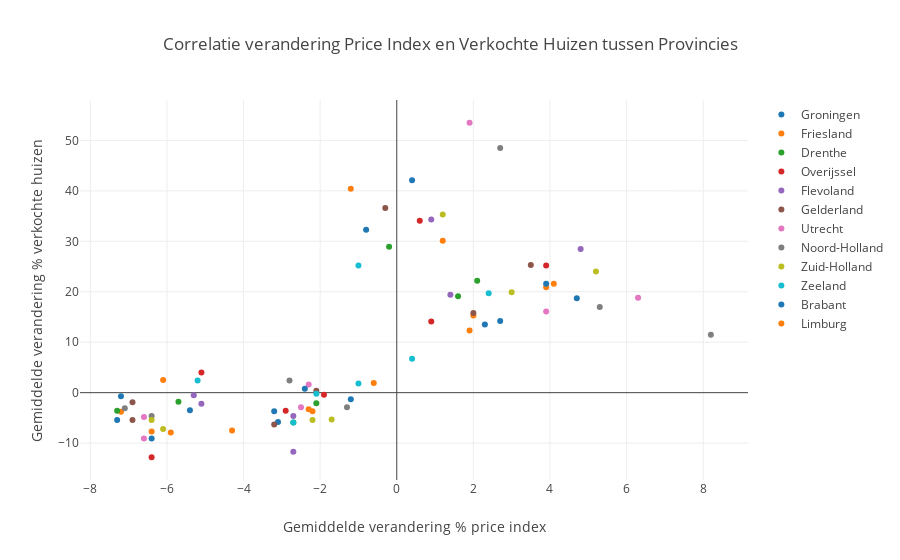

Source (notebook cell):
### Markdown cell above
Er kan nu een scatterplot worden gemaakt waarbij het verband wordt geanalyseerd tussen de verandering in huizen prijzen en de verandering in aantal verkochte huizen per provincie per jaar, om de correlatie te vinden tussen deze 2 variabelen. Hieruit blijkt een duidelijk verband te bestaan tussen de price index en het aantal verkochte huizen per provincie wanneer de data over alle jaren meegenomen wordt. De correlatie tussen deze 2 variabelen blijkt in dit geval 0.70.

### Code cell
# Scatter plot verandering Price Index tegenover verandering verkochte huizen per provincie

traceGR = go.Scatter(
    x = df_clean_years[df_clean_years['region'] == 'Groningen (PV)']['change%_price_year'],
    y = df_clean_years[df_clean_years['region'] == 'Groningen (PV)']['change%_sold_year'],
    mode = 'markers',
    name = 'Groningen'
)

traceFr = go.Scatter(
    x = df_clean_years[df_clean_years['region'] == 'Friesland (PV)']['change%_price_year'],
    y = df_clean_years[df_clean_years['region'] == 'Friesland (PV)']['change%_sold_year'],
    mode = 'markers',
    name = 'Friesland'
)

traceDre = go.Scatter(
    x = df_clean_years[df_clean_years['region'] == 'Drenthe (PV)']['change%_price_year'],
    y = df_clean_years[df_clean_years['region'] == 'Drenthe (PV)']['change%_sold_year'],
    mode = 'markers',
    name = 'Drenthe'
)

traceOver = go.Scatter(
    x = df_clean_years[df_clean_years['region'] == 'Overijssel (PV)']['change%_price_year'],
    y = df_clean_years[df_clean_years['region'] == 'Overijssel (PV)']['change%_sold_year'],
    mode = 'markers',
    name = 'Overijssel'
)

traceFL = go.Scatter(
    x = df_clean_years[df_clean_years['region'] == 'Flevoland (PV)']['change%_price_year'],
    y = df_clean_years[df_clean_years['region'] == 'Flevoland (PV)']['change%_sold_year'],
    mode = 'markers',
    name = 'Flevoland'
)

traceGL = go.Scatter(
    x = df_clean_years[df_clean_years['region'] == 'Gelderland (PV)']['change%_price_year'],
    y = df_clean_years[df_clean_years['region'] == 'Gelderland (PV)']['change%_sold_year'],
    mode = 'markers',
    name = 'Gelderland'
)

traceUtr = go.Scatter(
    x = df_clean_years[df_clean_years['region'] == 'Utrecht (PV)']['change%_price_year'],
    y = df_clean_years[df_clean_years['region'] == 'Utrecht (PV)']['change%_sold_year'],
    mode = 'markers',
    name = 'Utrecht'
)

traceNH = go.Scatter(
    x = df_clean_years[df_clean_years['region'] == 'Noord-Holland (PV)']['change%_price_year'],
    y = df_clean_years[df_clean_years['region'] == 'Noord-Holland (PV)']['change%_sold_year'],
    mode = 'markers',
    name = 'Noord-Holland'
)

traceZH = go.Scatter(
    x = df_clean_years[df_clean_years['region'] == 'Zuid-Holland (PV)']['change%_price_year'],
    y = df_clean_years[df_clean_years['region'] == 'Zuid-Holland (PV)']['change%_sold_year'],
    mode = 'markers',
    name = 'Zuid-Holland'
)

traceZL = go.Scatter(
    x = df_clean_years[df_clean_years['region'] == 'Zeeland (PV)']['change%_price_year'],
    y = df_clean_years[df_clean_years['region'] == 'Zeeland (PV)']['change%_sold_year'],
    mode = 'markers',
    name = 'Zeeland'
)

traceBR = go.Scatter(
    x = df_clean_years[df_clean_years['region'] == 'Noord-Brabant (PV)']['change%_price_year'],
    y = df_clean_years[df_clean_years['region'] == 'Noord-Brabant (PV)']['change%_sold_year'],
    mode = 'markers',
    name = 'Brabant'
)

traceLim = go.Scatter(
    x = df_clean_years[df_clean_years['region'] == 'Limburg (PV)']['change%_price_year'],
    y = df_clean_years[df_clean_years['region'] == 'Limburg (PV)']['change%_sold_year'],
    mode = 'markers',
    name = 'Limburg'
)

layout = go.Layout(
    title=go.layout.Title(
        text='Correlatie verandering Price Index en Verkochte Huizen tussen Provincies',
    ),
    xaxis=go.layout.XAxis(
        title=go.layout.xaxis.Title(
            text='Gemiddelde verandering % price index',
        ),
    ),
    yaxis = go.layout.YAxis(
        title=go.layout.yaxis.Title(
            text='Gemiddelde verandering % verkochte huizen',         
        ),
    ),
)

fig4 = go.Figure(data=[traceGR, traceFr, traceDre, traceOver, traceFL, traceGL, traceUtr, traceNH, traceZH, traceZL, traceBR, traceLim], layout=layout)
iplot(fig4)

x_mean = df_clean_years[df_clean_years['region'] != 'Nederland']['change%_price_year'].mean()
y_mean = df_clean_years[df_clean_years['region'] != 'Nederland']['change%_sold_year'].mean()
Correlatie = df_clean_years[df_clean_years['region'] != 'Nederland']['change%_price_year'].corr(df_clean_years[df_clean_years['region'] != 'Nederland']['change%_sold_year'])
print('Correlatie:', Correlatie)

### Figure 1 — Plotly figure (JSON) as saved in the notebook; plotly's stock layout.template omitted (floating-point values rounded to 4 significant figures)
{"data": [{"mode": "markers", "name": "Groningen", "type": "scatter", "uid": "6700c2df-9156-4f91-9fda-65d5a764bb03", "x": [-1.2, -3.1, -6.4, -5.4, -0.8, 2.7, 4.7], "y": [-1.3, -5.8, -9.1, -3.5, 32.3, 14.2, 18.7]}, {"mode": "markers", "name": "Friesland", "type": "scatter", "uid": "0bace789-400f-41bd-a411-79991dad60e6", "x": [-0.6, -4.3, -6.4, -7.2, -1.2, 2, 3.9], "y": [1.9, -7.5, -7.7, -3.8, 40.4, 15.3, 20.9]}, {"mode": "markers", "name": "Drenthe", "type": "scatter", "uid": "f4554aa6-373f-4911-9b4c-e2bfea40cf23", "x": [-2.1, -2.7, -5.7, -7.3, -0.2, 1.6, 2.1], "y": [-2.1, -5.9, -1.8, -3.6, 28.9, 19.1, 22.2]}, {"mode": "markers", "name": "Overijssel", "type": "scatter", "uid": "78107134-daa5-4ade-b7ac-65b0bec0a756", "x": [-1.9, -2.9, -5.1, -6.4, 0.6, 0.9, 3.9], "y": [-0.4, -3.6, 4, -12.8, 34.1, 14.1, 25.2]}, {"mode": "markers", "name": "Flevoland", "type": "scatter", "uid": "a5bd65b9-40b4-4a4a-a675-764128a5b2ff", "x": [-2.7, -2.7, -5.3, -5.1, 0.9, 1.4, 4.8], "y": [-11.7, -4.6, -0.5, -2.2, 34.3, 19.4, 28.5]}, {"mode": "markers", "name": "Gelderland", "type": "scatter", "uid": "17333431-1483-4e5b-a59d-81c58b6efc81", "x": [-2.1, -3.2, -6.9, -6.9, -0.3, 2, 3.5], "y": [0.4, -6.3, -1.9, -5.4, 36.6, 15.8, 25.3]}, {"mode": "markers", "name": "Utrecht", "type": "scatter", "uid": "50c92a7c-ceb2-4eb2-a49f-832977598c23", "x": [-2.3, -2.5, -6.6, -6.6, 1.9, 3.9, 6.3], "y": [1.6, -2.9, -4.8, -9.1, 53.5, 16.1, 18.8]}, {"mode": "markers", "name": "Noord-Holland", "type": "scatter", "uid": "fa41c2e1-905a-4355-9ea6-419bcb711fb9", "x": [-2.8, -1.3, -6.4, -7.1, 2.7, 5.3, 8.2], "y": [2.4, -2.9, -4.6, -3.1, 48.5, 17, 11.5]}, {"mode": "markers", "name": "Zuid-Holland", "type": "scatter", "uid": "a9c197cc-3156-426b-ac73-af35552780ed", "x": [-2.2, -1.7, -6.4, -6.1, 1.2, 3, 5.2], "y": [-5.4, -5.3, -5.4, -7.2, 35.3, 19.9, 24]}, {"mode": "markers", "name": "Zeeland", "type": "scatter", "uid": "db601431-cde0-45d8-879a-2bd80782cb95", "x": [-2.1, -1, -5.2, -2.7, -1, 0.4, 2.4], "y": [-0.2, 1.8, 2.4, -5.9, 25.2, 6.7, 19.7]}, {"mode": "markers", "name": "Brabant", "type": "scatter", "uid": "e876f7d6-12b3-4d79-a170-fcbc63b6f138", "x": [-2.4, -3.2, -7.2, -7.3, 0.4, 2.3, 3.9], "y": [0.8, -3.7, -0.7, -5.4, 42.1, 13.5, 21.6]}, {"mode": "markers", "name": "Limburg", "type": "scatter", "uid": "43daf1ba-4554-4ca1-b4d9-7adbffe4123f", "x": [-2.3, -2.2, -6.1, -5.9, 1.2, 1.9, 4.1], "y": [-3.3, -3.7, 2.5, -7.9, 30.1, 12.3, 21.6]}], "layout": {"title": {"text": "Correlatie verandering Price Index en Verkochte Huizen tussen Provincies"}, "xaxis": {"title": {"text": "Gemiddelde verandering % price index"}}, "yaxis": {"title": {"text": "Gemiddelde verandering % verkochte huizen"}}}}
